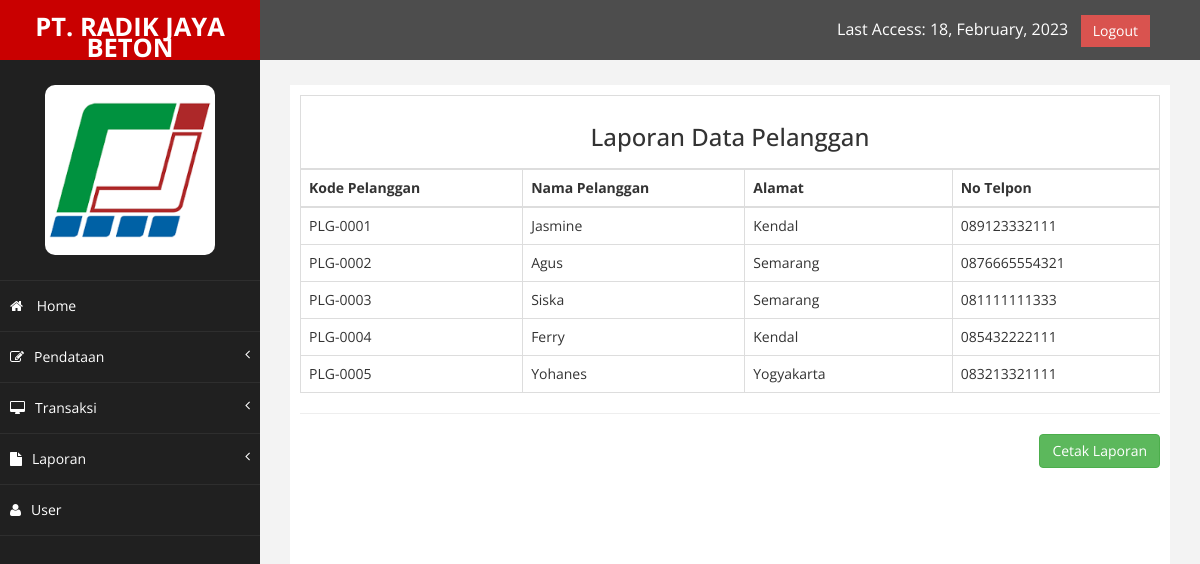
The page /admin/index.php?halaman=laporan_pelanggan (signed in) on the database its author committed.
### tables this page shows
CREATE TABLE `pelanggan` (
  `id_pelanggan` int(25) NOT NULL,
  `kd_pelanggan` varchar(256) NOT NULL,
  `nama_pelanggan` varchar(200) NOT NULL,
  `alamat` varchar(250) NOT NULL,
  `no_tlp` varchar(15) NOT NULL
);

### admin/laporan_pelanggan.php (the view, shortened to what this page needs)
<?php include 'koneksi.php'; ?>
<div id="print">
	<table class="table table-bordered">
		<thead>
			<tr>
				<th colspan=5>
					<center><b>
							<h3>Laporan Data Pelanggan</h3>
					</center>
				</th>
			</tr>
			<tr>
				<th width=150><b>Kode Pelanggan</th>
				<th width=150><b>Nama Pelanggan</th>
				<th width=140><b>Alamat</th>
				<th width=140><b>No Telpon</th>
			</tr>
		</thead>
		<?php $ambil = $koneksi->query("SELECT * FROM pelanggan"); ?>
		<?php while ($pecah = $ambil->fetch_assoc()) { ?>
			<tr>
				<td><?php echo $pecah['kd_pelanggan'] ?></td>
				<td><?php echo $pecah['nama_pelanggan'] ?></td>
				<td><?php echo $pecah['alamat'] ?></td>
				<td><?php echo $pecah['no_tlp'] ?></td>
			</tr>
		<?php } ?>
	</table>
	<hr>
	<a style="margin-bottom:10px" href="cetakpelanggan.php" target="_blank" class="btn btn-success pull-right"><span class='glypicon glypicon-print'></span> Cetak Laporan</a>

### admin/assets/css/custom.css (style rules this page uses)
body { font-family: 'Open Sans', sans-serif; }

### rows shown on the page
pelanggan: kd_pelanggan "PLG-0001", nama_pelanggan "Jasmine", alamat "Kendal", no_tlp "089123332111"
pelanggan: kd_pelanggan "PLG-0002", nama_pelanggan "Agus", alamat "Semarang", no_tlp "0876665554321"
pelanggan: kd_pelanggan "PLG-0003", nama_pelanggan "Siska", alamat "Semarang", no_tlp "081111111333"
pelanggan: kd_pelanggan "PLG-0004", nama_pelanggan "Ferry", alamat "Kendal", no_tlp "085432222111"
pelanggan: kd_pelanggan "PLG-0005", nama_pelanggan "Yohanes", alamat "Yogyakarta", no_tlp "083213321111"
